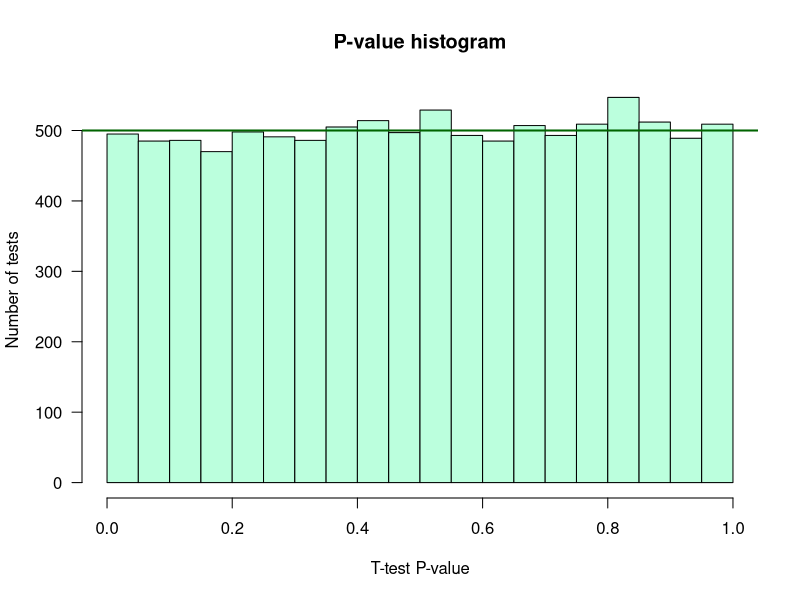
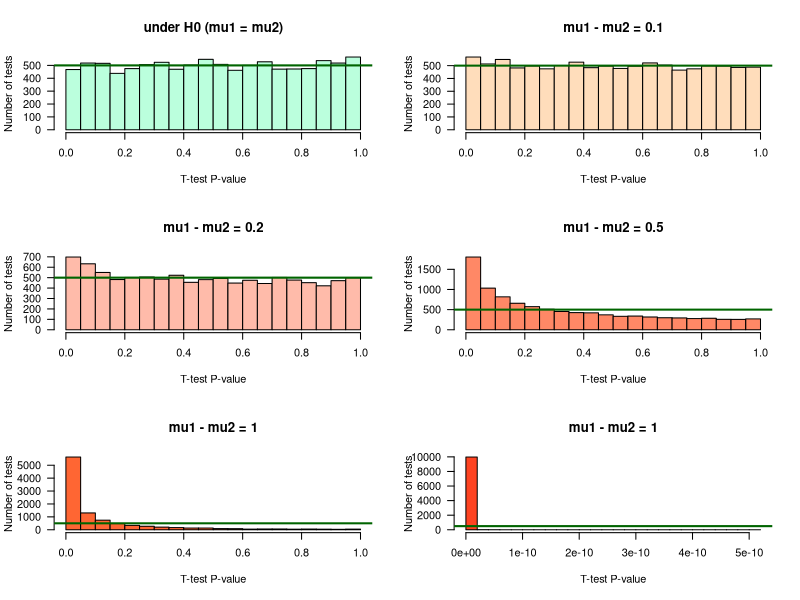

Source code (R) for these figures, in order:
## ---- chunk 1
library(knitr)
options(width = 300)
knitr::opts_chunk$set(
  fig.width = 7, fig.height = 5, 
  fig.path = 'figures/02_combinatorix_',
  fig.align = "center", 
  size = "tiny", 
  echo = TRUE, eval = TRUE, 
  warning = FALSE, message = FALSE, 
  results = TRUE, comment = "")
# knitr::asis_output("\\footnotesize")

## ---- chunk 2
## Define parameters
mu1 <- 0 # mean of the first population
mu2 <- 0 # mean of the second population
sigma1 <- 1 # standard deviation of the first population
sigma2 <- 1 # standard deviation of the second population
n1 <- 10 # sample size for the first group
n2 <- 10 # ssample size for second group

alpha <- 0.05 # Probability of the first kind error, used as threshold on p-value

r <- 10000 # Number of replicates of the test

## A trick for this report: let us set an arbitrary seed in order to ensure consistency between the interpretations across subsequent runs of the markdown
## 
## I take 42, Deep Thought's Answer to the Ultimate Question of Life, the Universe, and Everything (42)
set.seed(seed = 42)

## ---- chunk 3
## Generate two vectors containing the values for sample 1 and sample 2, resp.
x1 <- rnorm(n = n1, mean = mu1, sd = sigma1) ## sample 1 values
x2 <- rnorm(n = n2, mean = mu2, sd = sigma2) ## sample 2 values

kable(t(data.frame(x1 = round(digits = 2, x1), 
                   x2 = round(digits = 2, x2))),
      col.names = 1:n1
      )

## ---- chunk 4

## Run Sudent t test on one pair of samples
t.result <- t.test(
  x = x1, y = x2, 
  alternative = "two.sided", var.equal = TRUE)

## Print the result of the t test
print(t.result)

## Compute some additional statistics about the samples
mean1 <- mean(x1) ## Mean of sample 1
mean2 <- mean(x2) ## Mean of sample 2
d <- mean2 - mean1 ## Difference between sample means

## ---- chunk 5

## Define the statistics we want to collect
result.columns <- c("i", "m1", "m2", "diff", "statistic", "p.value")

## Instantiate a result table to store the results
result.table <- data.frame(matrix(nrow = r, ncol = length(result.columns)))
colnames(result.table) <- result.columns # set the column names
# View(result.table) ## Check the table: it contians NA values
  
## Iterate random number sampling followed by t-tests
for (i in 1:r) {
  ## Generate two vectors containing the values for sample 1 and sample 2, resp.
  x1 <- rnorm(n = n1, mean = mu1, sd = sigma1) ## sample 1 values
  x2 <- rnorm(n = n2, mean = mu2, sd = sigma2) ## sample 2 values
  
  ## Run the t test
  t.result <- t.test(
    x = x1, y = x2, 
    alternative = "two.sided", var.equal = TRUE)
  # names(t.result)
  
  ## Collect the selected statistics in the result table
  result.table[i, "i"] <- i
  result.table[i, "statistic"] <- t.result["statistic"]
  result.table[i, "p.value"] <- t.result["p.value"]
  
  ## Compute some additional statistics about the samples
  result.table[i, "m1"] <- mean(x1) ## Mean of sample 1
  result.table[i, "m2"] <- mean(x2) ## Mean of sample 2
  result.table[i, "diff"] <- mean2 - mean1 ## Difference between sample means

}

## View(result.table)

## ---- chunk 6
## Draw an histogram of p-values with 20 bins
hist(result.table$p.value, breaks = 20,
     col = "#BBFFDD", las = 1,
     main = "P-value histogram",
     xlab = "T-test P-value",
     ylab = "Number of tests")

## Draw a horizontal line indicating the number of tests per bin that would be expected under null hypothesis
abline(h = r / 20, col = "darkgreen", lwd = 2)
## ---- chunk 7
## Define a function that runs r iterations of the t-test.
iterate.t.test <- function(mu1 = -0.5, ## Mean of the first population
                           mu2 = 0.5,  ## Mean of the second population
                           sigma1 = 1, ## Standard deviation of the first population
                           sigma2 = 1,  ## Standard deviation of the second population
                           n1 = 10,    ## First sample size
                           n2 = 10,    ## Second sample size
                           r = 10000  ## Iterations
                           ) {
  
  ## Define the statistics we want to collect
  result.columns <- c("i", "m1", "m2", "diff", "statistic", "p.value")
  
  ## Instantiate a result table to store the results
  result.table <- data.frame(matrix(nrow = r, ncol = length(result.columns)))
  colnames(result.table) <- result.columns # set the column names
  # View(result.table) ## Check the table: it contians NA values
  
  ## Iterate random number sampling followed by t-tests
  for (i in 1:r) {
    ## Generate two vectors containing the values for sample 1 and sample 2, resp.
    x1 <- rnorm(n = n1, mean = mu1, sd = sigma1) ## sample 1 values
    x2 <- rnorm(n = n2, mean = mu2, sd = sigma2) ## sample 2 values
    
    ## Run the t test
    t.result <- t.test(
      x = x1, y = x2, 
      alternative = "two.sided", var.equal = TRUE)
    # names(t.result)
    
    ## Collect the selected statistics in the result table
    result.table[i, "i"] <- i
    result.table[i, "statistic"] <- t.result["statistic"]
    result.table[i, "p.value"] <- t.result["p.value"]
    
    ## Compute some additional statistics about the samples
    result.table[i, "m1"] <- mean(x1) ## Mean of sample 1
    result.table[i, "m2"] <- mean(x2) ## Mean of sample 2
    result.table[i, "diff"] <- mean2 - mean1 ## Difference between sample means
  }
  
  return(result.table) ## This function returns the result table
}

## ---- chunk 8

## What happens when  the two means are equal (under the null hypothesis)
d00 <- iterate.t.test(mu1 = 0, mu2 = 0)  ## Iterations

## Test increasing values of the difference between means
d0.1 <- iterate.t.test(mu1 = -0.05, mu2 = 0.05)  ## Iterations
d0.2 <- iterate.t.test(mu1 = -0.1, mu2 = 0.1)  ## Iterations
d0.5 <- iterate.t.test(mu1 = -0.25, mu2 = 0.25)  ## Iterations
d01 <- iterate.t.test(mu1 = -0.5, mu2 = 0.5)  ## Iterations
d10 <- iterate.t.test(mu1 = -5, mu2 = 5)  ## Iterations

## ---- chunk 9


## Define a function that rdraws the p-value histogram 
## based on the result table of t-test iterations
## as produced by the iterate.t.test() function.
pvalHistogram <- function(
  result.table, ## required input (no default value): the result table from iterate.t.test()
  main = "P-value histogram",  ## main title (with default value)
  ... ## Additional parameters, which will be passed to hist()
  ) {
  
  ## Plot the histogram
  hist(result.table$p.value, 
       breaks = 20,
       las = 1,
       main = main,
       xlab = "T-test P-value",
       ylab = "Number of tests", ...)
  
  ## Draw a horizontal line indicating the number of tests per bin that would be expected under null hypothesis
  abline(h = r / 20, col = "darkgreen", lwd = 2)
}
par(mfrow = c(3, 2)) ## Prepare 2 x 2 panels figure
pvalHistogram(d00, main = "under H0 (mu1 = mu2)", col = "#BBFFDD")
pvalHistogram(d0.1, main = "mu1 - mu2 = 0.1", col = "#FFDDBB")
pvalHistogram(d0.2, main = "mu1 - mu2 = 0.2", col = "#FFBBAA")
pvalHistogram(d0.5, main = "mu1 - mu2 = 0.5", col = "#FF8866")
pvalHistogram(d01, main = "mu1 - mu2 = 1", col = "#FF6633")
pvalHistogram(d10, main = "mu1 - mu2 = 1", col = "#FF4422")
par(mfrow = c(1, 1)) ## Restore single-panel layout for next figures

